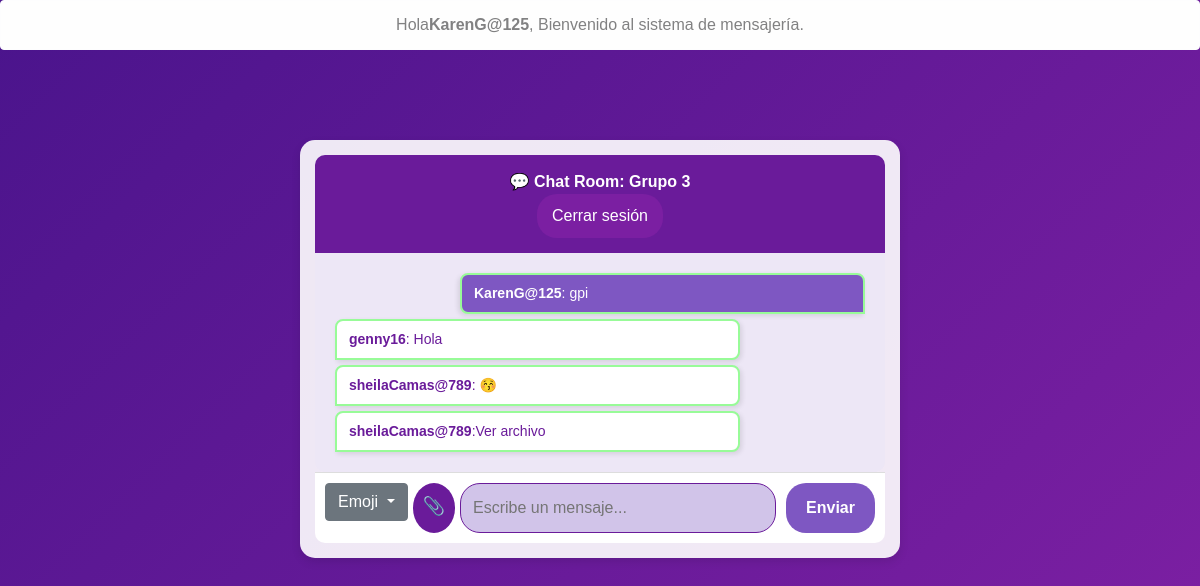
The app's page /chat_3 (signed in) with its own data.
### chatapp/models.py (models this page shows, shortened)
class Room(models.Model):
    name = models.CharField(max_length=20)
    slug = models.SlugField(max_length=100)

class Message(models.Model):
    user = models.ForeignKey(User, on_delete=models.CASCADE)
    content = models.TextField(blank=True, null=True)  # Mensaje opcional si es solo archivo
    room = models.ForeignKey(Room, on_delete=models.CASCADE)
    created_on = models.DateTimeField(default=now)  # Usa la hora del sistema
    attachment = models.FileField(upload_to="chat_files/", blank=True, null=True)  # Permitir archivos adjuntos

### chatapp/views.py (the view)
# urls.py: path("<str:slug>", views.room, name="room"),
def room(request,slug):
    room_name=Room.objects.get(slug=slug).name
    messages=Message.objects.filter(room=Room.objects.get(slug=slug))
    return render(request, "room.html",{"room_name":room_name,"slug":slug,'messages':messages})

### templates/room.html (shortened to what this page needs)
{% extends 'base.html' %}
{% block content %}
{% if user.is_authenticated %}
<div class="chat-container">
  <div class="chat-header">
    💬 Chat Room: {{ room_name }}
    <form action="{% url 'logout' %}" method="post">
      <button type="submit" class="btn btn-logout">Cerrar sesión</button>
    </form>
  </div>
  <div class="chat-body" id="chatbox">
    {% if messages %}
      {% for message in messages %}
        <div class="chat-message {% if message.user == request.user %}text-right{% else %}text-left{% endif %}">
          <b>{{ message.user.username }}</b>:
          {% if message.content %}
            {{ message.content }}
          {% endif %}
          {% if message.attachment %}
            <br><a href="{{ message.attachment.url }}" class="file-link" target="_blank">Ver archivo</a>
          {% endif %}
        </div>
      {% endfor %}
    {% else %}
      <p class="text-center text-muted">No hay mensajes en esta sala.</p>
    {% endif %}
  </div>
  <div class="chat-footer">
    <div class="dropdown">
      <button class="btn btn-secondary dropdown-toggle" type="button" data-toggle="dropdown" aria-expanded="false">
        Emoji
      </button>
    </div>
    <label for="file_input" id="file_input_label">📎</label>
    <input id="my_input" type="text" placeholder="Escribe un mensaje..." required>
    <button id="submit_button">Enviar</button>
  </div>
</div>
{% endif %}
{% endblock %}

### templates/base.html (shortened to what this page needs)
<!doctype html>
<html lang="en">
  <head>
    <link rel="stylesheet" href="https://cdn.jsdelivr.net/npm/bootstrap@4.3.1/dist/css/bootstrap.min.css">
  </head>
  <body>
    {% block header%}
    <div class="alert alert-light text-center d-flex justify-content-center align-items-center" role="alert">
      Hola <b> {{ user.username }} </b>, Bienvenido al sistema de mensajería.
    </div>
      <br/>
    {% endblock %}
    <main>
      {% block content %}
      {% endblock %}
    </main>
  </body>
</html>

### templates/base.html (style rules this page uses)
.chat-message { width: 100%; border: 2px solid palegreen; border-radius: 6px; margin: 2px 0px; }

### templates/room.html (style rules this page uses)
body { background: linear-gradient(135deg, #4A148C, #7B1FA2); font-family: 'Poppins', sans-serif; }
.chat-container { max-width: 600px; margin: 50px auto; background: rgba(255, 255, 255, 0.9); padding: 15px; border-radius: 15px; box-shadow: 0 4px 10px rgba(0, 0, 0, 0.1); overflow: hidden; }
.btn-logout { background: #7b1fa2; color: white; border: none; padding: 10px 15px; border-radius: 20px; transition: background 0.3s, transform 0.2s; }
.chat-header { background: #6A1B9A; color: white; padding: 15px; font-weight: bold; text-align: center; border-radius: 10px 10px 0 0; }
.chat-body { padding: 15px; max-height: 400px; overflow-y: auto; background: #EDE7F6; border-radius: 0 0 10px 10px; }
.chat-message { display: flex; max-width: 75%; padding: 10px; margin: 5px; border-radius: 10px; font-size: 14px; word-wrap: break-word; clear: both; }
.text-left { background-color: #FFFFFF; color: #6A1B9A; align-self: flex-start; border-radius: 8px 8px 8px 0; padding: 8px 12px; box-shadow: 2px 2px 5px rgba(0, 0, 0, 0.1); }
.text-right { background-color: #7E57C2; color: white; align-self: flex-end; border-radius: 8px 8px 0 8px; text-align: right; margin-left: auto; padding: 8px 12px; box-shadow: -2px 2px 5px rgba(0, 0, 0, 0.1); }
.chat-footer { display: flex; padding: 10px; background: white; border-top: 1px solid #ddd; border-radius: 0 0 10px 10px; }
#my_input { flex: 1; padding: 12px; border: 1px solid #6A1B9A; border-radius: 20px; outline: none; background: #D1C4E9; color: #6A1B9A; }
#submit_button { background: #7E57C2; border: none; padding: 12px 20px; margin-left: 10px; color: white; font-weight: bold; border-radius: 20px; cursor: pointer; transition: 0.3s; }
#emoji_button, #file_input_label { background: #6A1B9A; border: none; padding: 10px; margin: 0 5px; color: white; font-size: 18px; border-radius: 50%; cursor: pointer; transition: 0.3s; }
.file-link { color: #6A1B9A; text-decoration: none; }

### records on screen
Room: name "Grupo 3"
Message: user.username "KarenG@125", content "gpi"
Message: user.username "genny16", content "Hola"
Message: user.username "sheilaCamas@789", content "😚"
Message: user.username "sheilaCamas@789"

### other values on screen
{{ user.username }} "KarenG@125"
